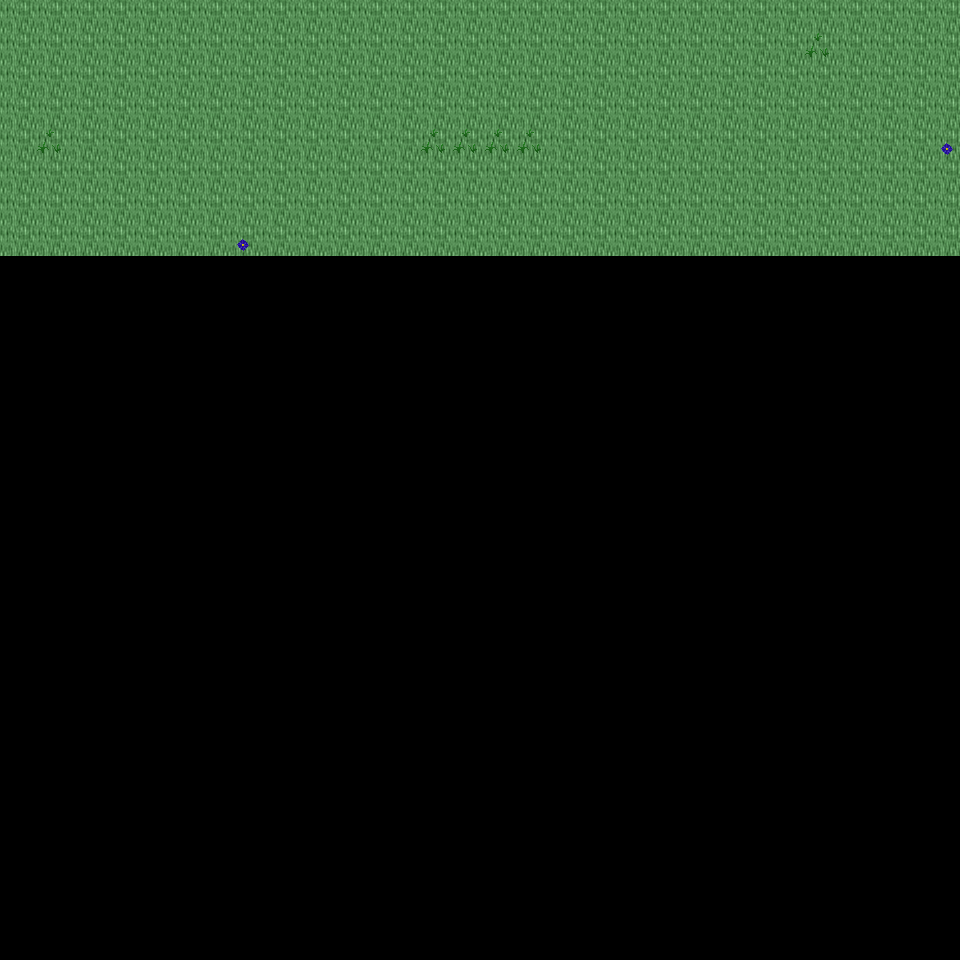

Below is a game level as drawn by its tile map, then a one-line description and the .tmx that defines it (tile-layer data replaced by summaries):
An orthogonal 30x30 tile map with 32x32 px tiles, 6 tile layers (Ground, Object, Object2, Above, ...), 37 tilesets and 3 objects (3x mapExit).

<map version="1.0" orientation="orthogonal" renderorder="right-down" width="30" height="30" tilewidth="32" tileheight="32" nextobjectid="4">
  <tileset firstgid="1" name="tileset_ground_ground" tilewidth="32" tileheight="32" tilecount="33" columns="3">
    <image source="../drawable/tileset_ground_ground.png" width="96" height="352" />
  </tileset>
  <tileset firstgid="34" name="tileset_ground_ridge_earth_dark" tilewidth="32" tileheight="32" tilecount="96" columns="12">
    <image source="../drawable/tileset_ground_ridge_earth_dark.png" width="384" height="256" />
  </tileset>
  <tileset firstgid="130" name="tileset_ground_ridge_earth_pale" tilewidth="32" tileheight="32" tilecount="96" columns="12">
    <image source="../drawable/tileset_ground_ridge_earth_pale.png" width="384" height="256" />
  </tileset>
  <tileset firstgid="226" name="tileset_ground_earth_edges" tilewidth="32" tileheight="32" tilecount="18" columns="6">
    <image source="../drawable/tileset_ground_earth_edges.png" width="192" height="96" />
  </tileset>
  <tileset firstgid="244" name="tileset_ground_rock_pebbles" tilewidth="32" tileheight="32" tilecount="3" columns="1">
    <image source="../drawable/tileset_ground_rock_pebbles.png" width="32" height="96" />
  </tileset>
  <tileset firstgid="247" name="tileset_plant_grasses" tilewidth="32" tileheight="32" tilecount="6" columns="3">
    <image source="../drawable/tileset_plant_grasses.png" width="96" height="64" />
  </tileset>
  <tileset firstgid="253" name="tileset_plant_flower_daisy_yellow" tilewidth="32" tileheight="32" tilecount="8" columns="2">
    <image source="../drawable/tileset_plant_flower_daisy_yellow.png" width="64" height="128" />
  </tileset>
  <tileset firstgid="261" name="tileset_plant_bush_bushes" tilewidth="32" tileheight="32" tilecount="10" columns="5">
    <image source="../drawable/tileset_plant_bush_bushes.png" width="160" height="64" />
  </tileset>
  <tileset firstgid="271" name="tileset_plant_flower_daisy_red" tilewidth="32" tileheight="32" tilecount="8" columns="2">
    <image source="../drawable/tileset_plant_flower_daisy_red.png" width="64" height="128" />
  </tileset>
  <tileset firstgid="279" name="tileset_plant_tree_tree_darkgreen" tilewidth="32" tileheight="32" tilecount="88" columns="8">
    <image source="../drawable/tileset_plant_tree_tree_darkgreen.png" width="256" height="352" />
  </tileset>
  <tileset firstgid="367" name="tileset_plant_flower_daisy_blue" tilewidth="32" tileheight="32" tilecount="8" columns="2">
    <image source="../drawable/tileset_plant_flower_daisy_blue.png" width="64" height="128" />
  </tileset>
  <tileset firstgid="375" name="tileset_item_corpse_skull_pale" tilewidth="32" tileheight="32" tilecount="2" columns="2">
    <image source="../drawable/tileset_item_corpse_skull_pale.png" width="64" height="32" />
  </tileset>
  <tileset firstgid="377" name="tileset_plant_vine" tilewidth="32" tileheight="32" tilecount="3" columns="1">
    <image source="../drawable/tileset_plant_vine.png" width="32" height="96" />
  </tileset>
  <tileset firstgid="380" name="tileset_plant_flower_daisy_white" tilewidth="32" tileheight="32" tilecount="8" columns="2">
    <image source="../drawable/tileset_plant_flower_daisy_white.png" width="64" height="128" />
  </tileset>
  <tileset firstgid="388" name="tileset_item_corpse_huge_animal" tilewidth="32" tileheight="32" tilecount="16" columns="2">
    <image source="../drawable/tileset_item_corpse_huge_animal.png" width="64" height="256" />
  </tileset>
  <tileset firstgid="404" name="tileset_building_fence_fence_chunky" tilewidth="32" tileheight="32" tilecount="21" columns="3">
    <image source="../drawable/tileset_building_fence_fence_chunky.png" width="96" height="224" />
  </tileset>
  <tileset firstgid="425" name="tileset_ground_eye" tilewidth="32" tileheight="32" tilecount="9" columns="3">
    <image source="../drawable/tileset_ground_eye.png" width="96" height="96" />
  </tileset>
  <tileset firstgid="434" name="tileset_logic_creature_gnome" tilewidth="32" tileheight="32" tilecount="6" columns="6">
    <image source="../drawable/tileset_logic_creature_gnome.png" width="192" height="32" />
  </tileset>
  <tileset firstgid="440" name="tileset_logic_creature_animal" tilewidth="32" tileheight="32" tilecount="32" columns="8">
    <image source="../drawable/tileset_logic_creature_animal.png" width="256" height="128" />
  </tileset>
  <tileset firstgid="472" name="tileset_logic_collision" tilewidth="32" tileheight="32" tilecount="1" columns="1">
    <image source="../drawable/tileset_logic_collision.png" width="32" height="32" />
  </tileset>
  <tileset firstgid="473" name="tileset_plant_tree_taller_trees" tilewidth="32" tileheight="32" tilecount="32" columns="8">
    <image source="../drawable/tileset_plant_tree_taller_trees.png" width="256" height="128" />
  </tileset>
  <tileset firstgid="505" name="tileset_plant_tree_spruce" tilewidth="32" tileheight="32" tilecount="6" columns="2">
    <image source="../drawable/tileset_plant_tree_spruce.png" width="64" height="96" />
  </tileset>
  <tileset firstgid="511" name="tileset_ground_blue_paving" tilewidth="32" tileheight="32" tilecount="2" columns="1">
    <image source="../drawable/tileset_ground_blue_paving.png" width="32" height="64" />
  </tileset>
  <tileset firstgid="513" name="tileset_ground_grass_edges" tilewidth="32" tileheight="32" tilecount="36" columns="12">
    <image source="../drawable/tileset_ground_grass_edges.png" width="384" height="96" />
  </tileset>
  <tileset firstgid="549" name="tileset_ground_grass_corners" tilewidth="32" tileheight="32" tilecount="24" columns="6">
    <image source="../drawable/tileset_ground_grass_corners.png" width="192" height="128" />
  </tileset>
  <tileset firstgid="573" name="tileset_logic_item_fruits" tilewidth="32" tileheight="32" tilecount="10" columns="10">
    <image source="../drawable/tileset_logic_item_fruits.png" width="256" height="64" />
  </tileset>
  <tileset firstgid="583" name="tileset_building_house_pink_blue" tilewidth="32" tileheight="32" tilecount="99" columns="11">
    <image source="../drawable/tileset_building_house_pink_blue.png" width="352" height="288" />
  </tileset>
  <tileset firstgid="682" name="tileset_building_fence_stone_fence_white" tilewidth="32" tileheight="32" tilecount="9" columns="3">
    <image source="../drawable/tileset_building_fence_stone_fence_white.png" width="96" height="96" />
  </tileset>
  <tileset firstgid="691" name="tileset_plant_tree_pine_tree" tilewidth="32" tileheight="32" tilecount="20" columns="4">
    <image source="../drawable/tileset_plant_tree_pine_tree.png" width="128" height="160" />
  </tileset>
  <tileset firstgid="711" name="tileset_furniture_chair_bench_wooden" tilewidth="32" tileheight="32" tilecount="8" columns="2">
    <image source="../drawable/tileset_furniture_chair_bench_wooden.png" width="64" height="128" />
  </tileset>
  <tileset firstgid="719" name="tileset_item_postbox" tilewidth="32" tileheight="32" tilecount="4" columns="2">
    <image source="../drawable/tileset_item_postbox.png" width="64" height="64" />
  </tileset>
  <tileset firstgid="723" name="tileset_logic_portal" tilewidth="32" tileheight="32" tilecount="24" columns="8">
    <image source="../drawable/tileset_logic_portal.png" width="256" height="96" />
  </tileset>
  <tileset firstgid="747" name="tileset_furniture_light_lamp_blue" tilewidth="32" tileheight="32" tilecount="3" columns="1">
    <image source="../drawable/tileset_furniture_light_lamp_blue.png" width="32" height="96" />
  </tileset>
  <tileset firstgid="750" name="tileset_light_dim_light_7x5" tilewidth="32" tileheight="32" tilecount="35" columns="7">
    <image source="../drawable/tileset_light_dim_light_7x5.png" width="224" height="160" />
  </tileset>
  <tileset firstgid="785" name="tileset_light_light_5x5" tilewidth="32" tileheight="32" tilecount="25" columns="5">
    <image source="../drawable/tileset_light_light_5x5.png" width="160" height="160" />
  </tileset>
  <tileset firstgid="810" name="tileset_logic_creature_reptile" tilewidth="32" tileheight="32" tilecount="7" columns="7">
    <image source="../drawable/tileset_logic_creature_reptile.png" width="224" height="32" />
  </tileset>
  <tileset firstgid="817" name="tileset_plant_bushes_and_trees" tilewidth="32" tileheight="32" tilecount="144" columns="16">
    <image source="../drawable/tileset_plant_bushes_and_trees.png" width="512" height="289" />
  </tileset>
  <layer name="Ground" width="30" height="30">
    <data>[900 cells, 240 non-empty, 1 distinct tile ids]</data>
  </layer>
  <layer name="Object" width="30" height="30">
    <data>[900 cells, 0 non-empty, 0 distinct tile ids]</data>
  </layer>
  <layer name="Object2" width="30" height="30">
    <data>[900 cells, 8 non-empty, 2 distinct tile ids]</data>
  </layer>
  <layer name="Above" width="30" height="30">
    <data>[900 cells, 0 non-empty, 0 distinct tile ids]</data>
  </layer>
  <layer name="Above2" width="30" height="30">
    <data>[900 cells, 0 non-empty, 0 distinct tile ids]</data>
  </layer>
  <layer name="Walkable" width="30" height="30">
    <data>[900 cells, 0 non-empty, 0 distinct tile ids]</data>
  </layer>
  <objectgroup name="MapEvents">
    <object id="1" name="north" type="mapExit" x="0" y="0" width="960" height="32">
      <properties>
        <property name="map" value="level_0_x88_y79" />
        <property name="x" value="0" />
        <property name="y" value="28" />
      </properties>
    </object>
    <object id="2" name="west" type="mapExit" x="0" y="0" width="32" height="960">
      <properties>
        <property name="map" value="level_0_x87_y80" />
        <property name="x" value="28" />
        <property name="y" value="0" />
      </properties>
    </object>
    <object id="3" name="east" type="mapExit" x="928" y="0" width="32" height="960">
      <properties>
        <property name="map" value="level_0_x89_y80" />
        <property name="x" value="1" />
        <property name="y" value="0" />
      </properties>
    </object>
  </objectgroup>
</map>
